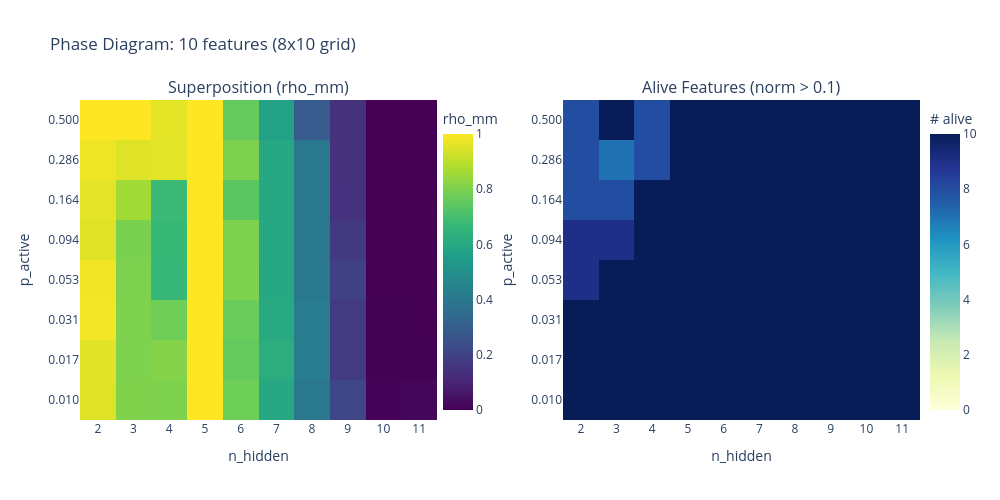

The notebook cell this image was saved under:
### Code cell
fig = make_subplots(
    rows=1,
    cols=2,
    subplot_titles=(
        "Superposition (rho_mm)",
        "Alive Features (norm > 0.1)",
    ),
    horizontal_spacing=0.15,
)

# Custom labels for axes
p_labels = [f"{p:.3f}" for p in phase_p_actives]
h_labels = [str(n) for n in phase_n_hiddens]

fig.add_trace(
    go.Heatmap(
        z=superposition_grid,
        x=h_labels,
        y=p_labels,
        colorscale="Viridis",
        colorbar=dict(title="rho_mm", x=0.42),
        zmin=0,
        zmax=1,
        hovertemplate=(
            "n_hidden: %{x}<br>p_active: %{y}<br>superposition: %{z:.3f}<extra></extra>"
        ),
    ),
    row=1,
    col=1,
)

fig.add_trace(
    go.Heatmap(
        z=alive_grid,
        x=h_labels,
        y=p_labels,
        colorscale="YlGnBu",
        colorbar=dict(title="# alive", x=1.0),
        zmin=0,
        zmax=PHASE_N_FEATURES,
        hovertemplate=(
            "n_hidden: %{x}<br>p_active: %{y}<br>alive: %{z:.0f}<extra></extra>"
        ),
    ),
    row=1,
    col=2,
)

for col in [1, 2]:
    fig.update_xaxes(title_text="n_hidden", row=1, col=col)
    fig.update_yaxes(title_text="p_active", row=1, col=col)

fig.update_layout(
    title_text=(
        f"Phase Diagram: {PHASE_N_FEATURES} features "
        f"({len(phase_p_actives)}x{len(phase_n_hiddens)} grid)"
    ),
    height=500,
    width=1000,
)
fig.show()

### Figure 1 — Plotly figure (JSON) as saved in the notebook; plotly's stock layout.template omitted (floating-point values rounded to 4 significant figures)
{"data": [{"colorbar": {"title": {"text": "rho_mm"}, "x": 0.42}, "colorscale": [[0, "#440154"], [0.1111, "#482878"], [0.2222, "#3e4989"], [0.3333, "#31688e"], [0.4444, "#26828e"], [0.5556, "#1f9e89"], [0.6667, "#35b779"], [0.7778, "#6ece58"], [0.8889, "#b5de2b"], [1, "#fde725"]], "hovertemplate": "n_hidden: %{x}<br>p_active: %{y}<br>superposition: %{z:.3f}<extra></extra>", "type": "heatmap", "x": ["2", "3", "4", "5", "6", "7", "8", "9", "10", "11"], "xaxis": "x", "y": ["0.010", "0.017", "0.031", "0.053", "0.094", "0.164", "0.286", "0.500"], "yaxis": "y", "z": [[0.952, 0.8057, 0.8043, 1.0, 0.7767, 0.5979, 0.4023, 0.2122, 0.005836, 0.01815], [0.9548, 0.8035, 0.813, 1.0, 0.76, 0.6242, 0.4232, 0.1707, 0.002991, 0.00224], [0.9837, 0.803, 0.7783, 1.0, 0.7671, 0.605, 0.4195, 0.1703, 0.001553, 0.001307], [0.9804, 0.8007, 0.6704, 1.0, 0.8035, 0.6014, 0.4014, 0.1922, 0.0008504, 0.0007583], [0.9524, 0.7967, 0.6722, 1.0, 0.8005, 0.601, 0.4018, 0.1671, 0.0005173, 0.0004232], [0.9603, 0.8589, 0.6775, 1.0, 0.738, 0.601, 0.4014, 0.142, 0.000288, 0.0002486], [0.975, 0.9544, 0.9571, 1.0, 0.8008, 0.6013, 0.4023, 0.1405, 0.0001713, 0.0001881], [0.9997, 0.9995, 0.961, 0.9999, 0.7573, 0.569, 0.2852, 0.1431, 0.0001894, 0.000238]], "zmax": 1, "zmin": 0}, {"colorbar": {"title": {"text": "# alive"}, "x": 1}, "colorscale": [[0, "rgb(255,255,217)"], [0.125, "rgb(237,248,177)"], [0.25, "rgb(199,233,180)"], [0.375, "rgb(127,205,187)"], [0.5, "rgb(65,182,196)"], [0.625, "rgb(29,145,192)"], [0.75, "rgb(34,94,168)"], [0.875, "rgb(37,52,148)"], [1, "rgb(8,29,88)"]], "hovertemplate": "n_hidden: %{x}<br>p_active: %{y}<br>alive: %{z:.0f}<extra></extra>", "type": "heatmap", "x": ["2", "3", "4", "5", "6", "7", "8", "9", "10", "11"], "xaxis": "x2", "y": ["0.010", "0.017", "0.031", "0.053", "0.094", "0.164", "0.286", "0.500"], "yaxis": "y2", "z": [[10.0, 10.0, 10.0, 10.0, 10.0, 10.0, 10.0, 10.0, 10.0, 10.0], [10.0, 10.0, 10.0, 10.0, 10.0, 10.0, 10.0, 10.0, 10.0, 10.0], [10.0, 10.0, 10.0, 10.0, 10.0, 10.0, 10.0, 10.0, 10.0, 10.0], [9.0, 10.0, 10.0, 10.0, 10.0, 10.0, 10.0, 10.0, 10.0, 10.0], [9.0, 9.0, 10.0, 10.0, 10.0, 10.0, 10.0, 10.0, 10.0, 10.0], [8.0, 8.0, 10.0, 10.0, 10.0, 10.0, 10.0, 10.0, 10.0, 10.0], [8.0, 7.0, 8.0, 10.0, 10.0, 10.0, 10.0, 10.0, 10.0, 10.0], [8.0, 10.0, 8.0, 10.0, 10.0, 10.0, 10.0, 10.0, 10.0, 10.0]], "zmax": 10, "zmin": 0}], "layout": {"annotations": [{"font": {"size": 16}, "showarrow": false, "text": "Superposition (rho_mm)", "x": 0.2125, "xanchor": "center", "xref": "paper", "y": 1, "yanchor": "bottom", "yref": "paper"}, {"font": {"size": 16}, "showarrow": false, "text": "Alive Features (norm > 0.1)", "x": 0.7875, "xanchor": "center", "xref": "paper", "y": 1, "yanchor": "bottom", "yref": "paper"}], "height": 500, "title": {"text": "Phase Diagram: 10 features (8x10 grid)"}, "width": 1000, "xaxis": {"anchor": "y", "domain": [0, 0.425], "title": {"text": "n_hidden"}}, "xaxis2": {"anchor": "y2", "domain": [0.575, 1], "title": {"text": "n_hidden"}}, "yaxis": {"anchor": "x", "domain": [0, 1], "title": {"text": "p_active"}}, "yaxis2": {"anchor": "x2", "domain": [0, 1], "title": {"text": "p_active"}}}}
